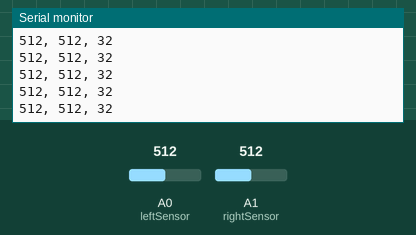
This sketch was run on a simulated Arduino Uno, built with avr-gcc and run on an emulated ATmega328P. Shown: the last lines printed to the serial monitor. The inputs (shaded band) are chosen by the test bench; at power-on: A1 (rightSensor) = 512, A0 (leftSensor) = 512.

Above: at 1.2 s.
1.3 s: A1 (rightSensor) set to 535
At 2.0 s:
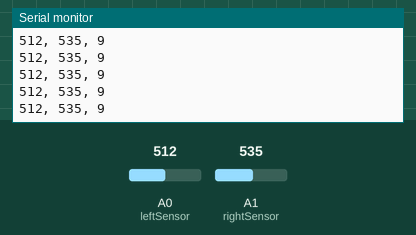
2.8 s: A0 (leftSensor) set to 415
At 3.6 s:
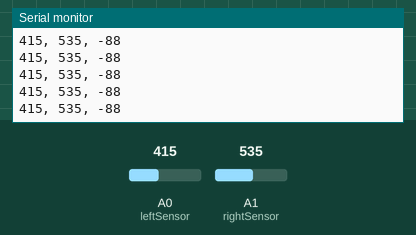
4.3 s: A0 (leftSensor) set to 396
At 5.4 s:
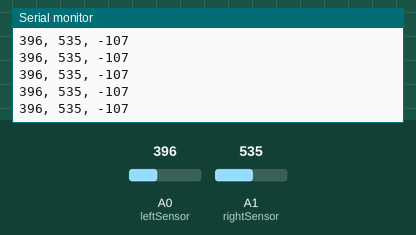
Timing chart, 0 to 7.3 s (numbered marks = the images above; inputs shaded):
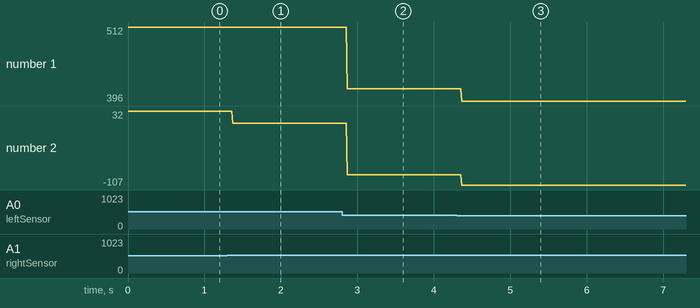

Measured:
- after the input at 1.3 s, the serial monitor: prints a new line after 0.07 s (image 1)
- after the input at 2.8 s, the serial monitor: prints a new line after 0.07 s (image 2)
- after the input at 4.3 s, the serial monitor: prints a new line after 0.07 s (image 3)
- plotted number 1: 512 → 415 after the input at 2.8 s, 415 → 396 after the input at 4.3 s
- plotted number 2: 32 → 9 after the input at 1.3 s, 9 → -88 after the input at 2.8 s, -88 → -107 after the input at 4.3 s

The sketch:

pie3_sensortest.ino
```cpp
#include <Wire.h>
#include <Adafruit_MotorShield.h>
#include "utility/Adafruit_MS_PWMServoDriver.h"

Adafruit_MotorShield AFMS = Adafruit_MotorShield();
Adafruit_DCMotor *leftMotor = AFMS.getMotor(2);
Adafruit_DCMotor *rightMotor = AFMS.getMotor(1);

int leftSensor = A0;
int rightSensor = A1;

bool seesTape(int sensorPin){
  int sv = analogRead(sensorPin);
  if(sv > 512){
    return true;
  } else {
    return false;
  }
}

void turnRight(){
  leftMotor->setSpeed(100);
  rightMotor->setSpeed(100);
  leftMotor->run(BACKWARD);
  rightMotor->run(FORWARD);
}

void turnLeft(){
  leftMotor->setSpeed(100);
  rightMotor->setSpeed(100);
  leftMotor->run(FORWARD);
  rightMotor->run(BACKWARD);
}

void driveForward(){
  leftMotor->setSpeed(100);
  rightMotor->setSpeed(100);
  leftMotor->run(FORWARD);
  rightMotor->run(FORWARD);
}

void setup() {
  // put your setup code here, to run once:
  AFMS.begin();
  Serial.begin(9600);
}

void loop() {
  // put your main code here, to run repeatedly:
  //turnRight();
int SensorReadingLeft = analogRead(leftSensor);
int SensorReadingRight= analogRead(rightSensor);

Serial.print(SensorReadingLeft);
Serial.print(", ");
Serial.print(SensorReadingRight);
Serial.print(", ");
int Difference = SensorReadingLeft - SensorReadingRight +32;
Serial.println(Difference);

}
```
